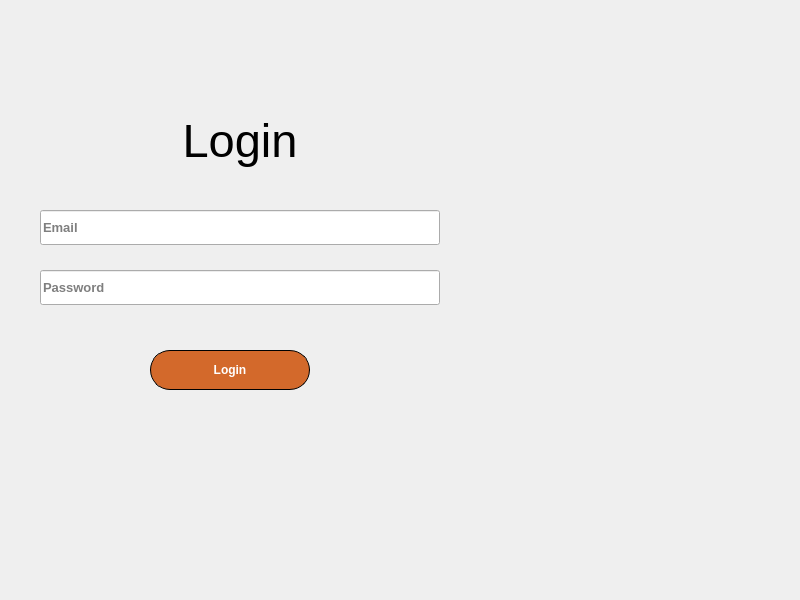
<?xml version="1.0" encoding="UTF-8"?>
<ui version="4.0">
 <class>MainWindow</class>
 <widget class="QMainWindow" name="MainWindow">
  <property name="geometry">
   <rect>
    <x>0</x>
    <y>0</y>
    <width>800</width>
    <height>600</height>
   </rect>
  </property>
  <property name="windowTitle">
   <string>MainWindow</string>
  </property>
  <widget class="QWidget" name="centralwidget">
   <widget class="QLineEdit" name="lineEdit_email">
    <property name="geometry">
     <rect>
      <x>40</x>
      <y>210</y>
      <width>400</width>
      <height>35</height>
     </rect>
    </property>
    <property name="font">
     <font>
      <pointsize>10</pointsize>
      <weight>75</weight>
      <bold>true</bold>
     </font>
    </property>
    <property name="placeholderText">
     <string>Email</string>
    </property>
   </widget>
   <widget class="QLineEdit" name="lineEdit_password">
    <property name="geometry">
     <rect>
      <x>40</x>
      <y>270</y>
      <width>400</width>
      <height>35</height>
     </rect>
    </property>
    <property name="font">
     <font>
      <pointsize>10</pointsize>
      <weight>75</weight>
      <bold>true</bold>
     </font>
    </property>
    <property name="echoMode">
     <enum>QLineEdit::Password</enum>
    </property>
    <property name="placeholderText">
     <string>Password</string>
    </property>
   </widget>
   <widget class="QLabel" name="label">
    <property name="geometry">
     <rect>
      <x>40</x>
      <y>100</y>
      <width>400</width>
      <height>80</height>
     </rect>
    </property>
    <property name="font">
     <font>
      <pointsize>35</pointsize>
     </font>
    </property>
    <property name="text">
     <string>Login</string>
    </property>
    <property name="alignment">
     <set>Qt::AlignCenter</set>
    </property>
   </widget>
   <widget class="QPushButton" name="pushButton_login">
    <property name="geometry">
     <rect>
      <x>150</x>
      <y>350</y>
      <width>160</width>
      <height>40</height>
     </rect>
    </property>
    <property name="font">
     <font>
      <pointsize>-1</pointsize>
      <weight>75</weight>
      <bold>true</bold>
     </font>
    </property>
    <property name="styleSheet">
     <string notr="true">/* Trạng thái bình thường */
QPushButton {
	/* Màu nền */
	background-color: rgb(211, 105, 43);
	/* Màu chữ */
	color: white;
	/* Độ cong của viền */
	border-radius: 20px;
	/* Viền: kích thước - Kiểu - Màu */
	border: 1px solid black;
	/* cỡ chữ */
	font-size: 12px;
}

/* Trạng thái di chuột vào */
QPushButton:hover {
	background-color: rgb(211, 105, 43);
}

/* Trạng thái ấn chuột vào */
QPushButton:pressed {
	/* cỡ chữ */
	font-size: 10px;
}
</string>
    </property>
    <property name="text">
     <string>Login</string>
    </property>
   </widget>
   <widget class="QLabel" name="label_2">
    <property name="geometry">
     <rect>
      <x>470</x>
      <y>150</y>
      <width>251</width>
      <height>211</height>
     </rect>
    </property>
    <property name="text">
     <string/>
    </property>
    <property name="pixmap">
     <pixmap>images/mindx.jpeg</pixmap>
    </property>
    <property name="scaledContents">
     <bool>true</bool>
    </property>
   </widget>
  </widget>
 </widget>
 <resources/>
 <connections/>
</ui>
